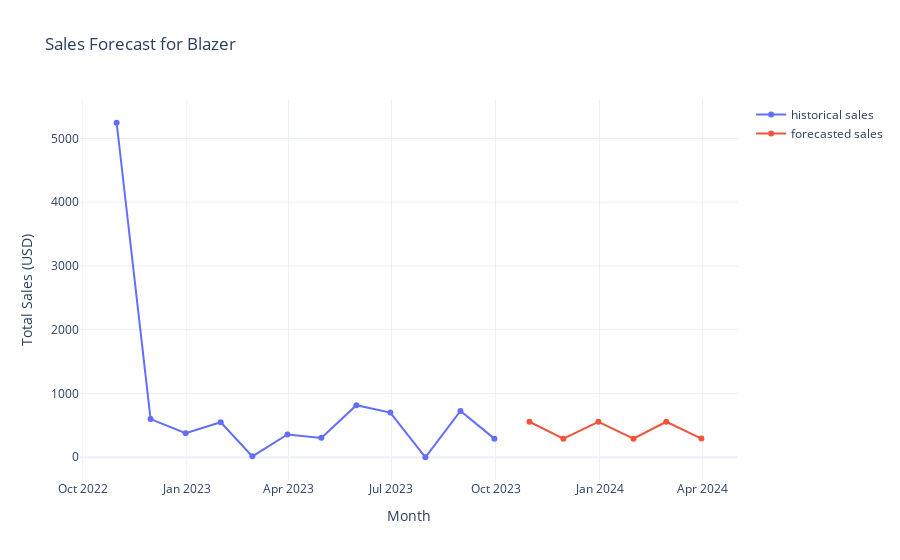

Notebook source saved alongside this figure:
### Code cell
forecast_item(item_dropdown.value)

### Figure 1 — Plotly figure (JSON) as saved in the notebook; plotly's stock layout.template omitted (floating-point values rounded to 4 significant figures)
{"data": [{"mode": "lines+markers", "name": "historical sales", "type": "scatter", "x": ["2022-10-31T00:00:00", "2022-11-30T00:00:00", "2022-12-31T00:00:00", "2023-01-31T00:00:00", "2023-02-28T00:00:00", "2023-03-31T00:00:00", "2023-04-30T00:00:00", "2023-05-31T00:00:00", "2023-06-30T00:00:00", "2023-07-31T00:00:00", "2023-08-31T00:00:00", "2023-09-30T00:00:00"], "y": [5246, 599, 378, 549, 14, 358, 304, 817, 701, 0, 727, 292]}, {"mode": "lines+markers", "name": "forecasted sales", "type": "scatter", "x": ["2023-10-31T00:00:00", "2023-11-30T00:00:00", "2023-12-31T00:00:00", "2024-01-31T00:00:00", "2024-02-29T00:00:00", "2024-03-31T00:00:00"], "y": [556.9, 292.0, 556.9, 292.1, 556.9, 292.1]}], "layout": {"autosize": true, "title": {"text": "Sales Forecast for Blazer"}, "xaxis": {"autorange": true, "range": ["2022-09-29 08:35:02.318", "2024-05-01 15:24:57.682"], "title": {"text": "Month"}, "type": "date"}, "yaxis": {"autorange": true, "range": [-432.9, 5679.0], "title": {"text": "Total Sales (USD)"}, "type": "linear"}}}
